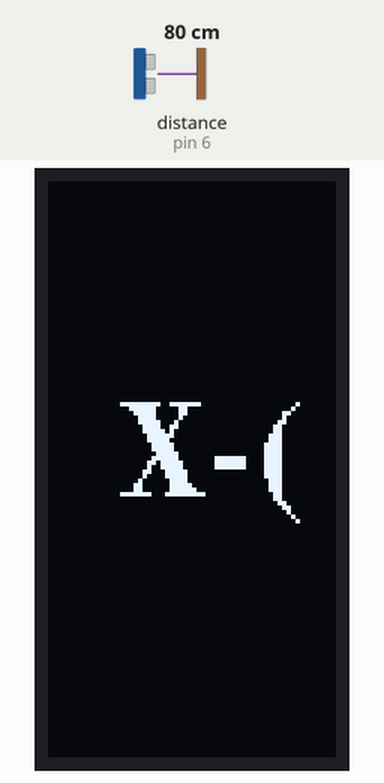
This sketch was run on a simulated Arduino Uno, built with avr-gcc and run on an emulated ATmega328P. Parts: 64×128 one-colour display. Wiring (inferred from the names in the program): ultrasonic range finder: trigger pin 6; echo pin 6. The test bench sets the inputs (shaded band); at power-on: distance to the obstacle (sensor on pin 6) 80 cm. The echo pulse lasts 58.3 µs per cm; what the sketch prints to the serial monitor is not drawn.

Above: at 1.2 s.
1.3 s: distance to the obstacle (sensor on pin 6) set to 120 cm
At 2.1 s:
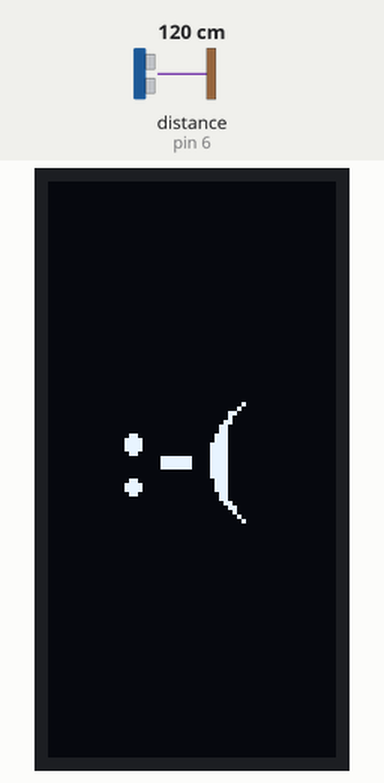
2.9 s: distance to the obstacle (sensor on pin 6) set to 250 cm
At 3.8 s:
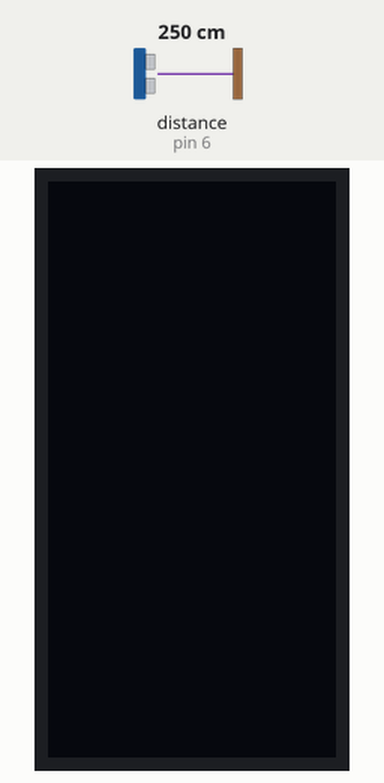
4.6 s: distance to the obstacle (sensor on pin 6) set to 299 cm
At 5.6 s:
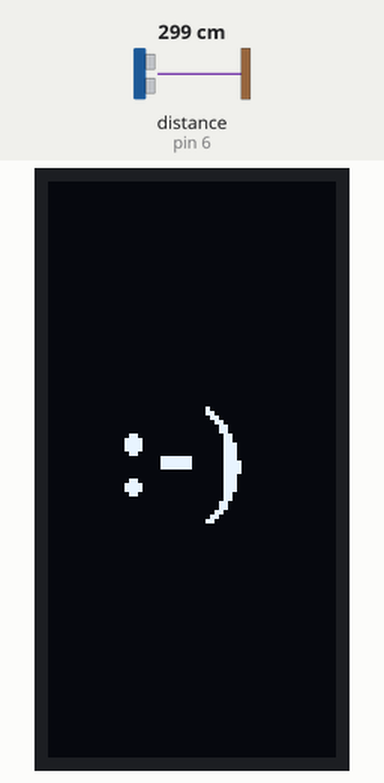
6.3 s: distance to the obstacle (sensor on pin 6) set to 2 cm
At 7.4 s:
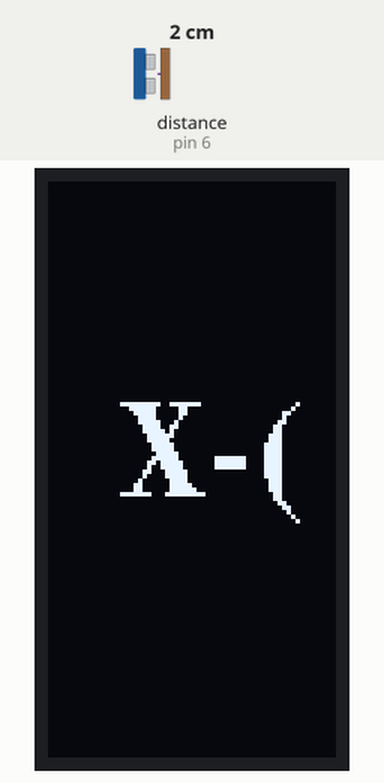
8.1 s: distance to the obstacle (sensor on pin 6) set to 118 cm
At 8.9 s:
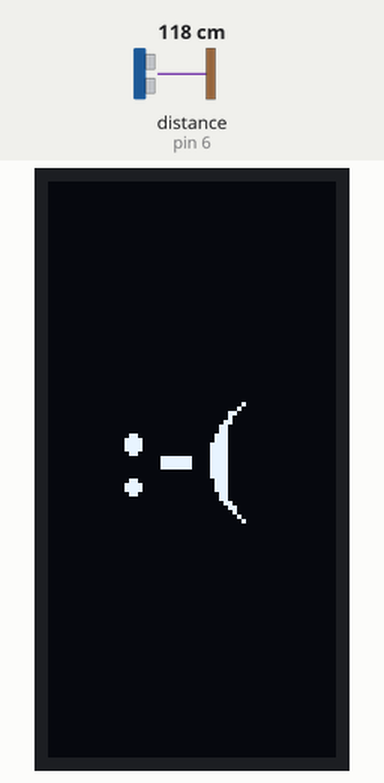
Timing chart, 0 to 10.7 s (numbered marks = the images above; inputs shaded):
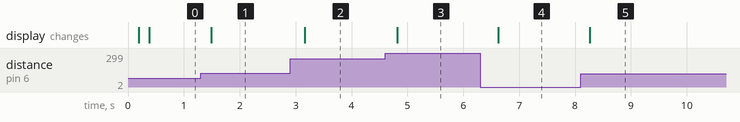

Measured:
- after the input at 1.3 s, the display: changes after 0.19 s (image 1)
- after the input at 2.9 s, the display: changes after 0.26 s (image 2)
- after the input at 4.6 s, the display: changes after 0.21 s (image 3)
- after the input at 6.3 s, the display: changes after 0.32 s (image 4)
- after the input at 8.1 s, the display: changes after 0.17 s (image 5)

The sketch:

Emojis.ino
```cpp
#include "U8glib.h"
const int proxSensor = 6;

U8GLIB_SSD1306_128X64 u8g(U8G_I2C_OPT_NONE);
int distance = 0;


void draw(void) {
  u8g.setFont(u8g_font_osb21);
  if(distance > 250){
    u8g.drawStr( 15, 70, ":-)");
    u8g.setRot90();
  }else if(distance < 250 && distance > 115){
    u8g.drawStr( 15, 70, ":-(");
    u8g.setRot90();
  }else if(distance < 115){
    u8g.drawStr( 15, 70, "X-(");
    u8g.setRot90();
  }

}
void Proximity() {
  long duration, cm;
  pinMode(proxSensor, OUTPUT);
  digitalWrite(proxSensor, LOW);
  delayMicroseconds(2);
  digitalWrite(proxSensor, HIGH);
  delayMicroseconds(5);
  digitalWrite(proxSensor, LOW);

  pinMode(proxSensor, INPUT);
  duration = pulseIn(proxSensor, HIGH);

  // convert the time into a distance
  //inches = microsecondsToInches(duration);
  cm = microsecondsToCentimeters(duration);

  //Serial.print(inches);
  //Serial.print("in, ");
  Serial.print(cm);
  distance = cm;
  Serial.print("cm");
  Serial.println();

  delay(100);
}

long microsecondsToInches(long microseconds) {
  return microseconds / 74 / 2;
}

long microsecondsToCentimeters(long microseconds) {
  return microseconds / 29 / 2;
}

void setup(void) {
  Serial.begin(9600);
  if ( u8g.getMode() == U8G_MODE_R3G3B2 )
    u8g.setColorIndex(255);     // white
  else if ( u8g.getMode() == U8G_MODE_GRAY2BIT )
    u8g.setColorIndex(3);         // max intensity
  else if ( u8g.getMode() == U8G_MODE_BW )
    u8g.setColorIndex(1);         // pixel on

}

void loop(void) {
  Proximity();
  // picture loop
  u8g.firstPage();
  do {
    draw();
  } while( u8g.nextPage() );

  // rebuild the picture after some delay
  delay(5);
}
```
